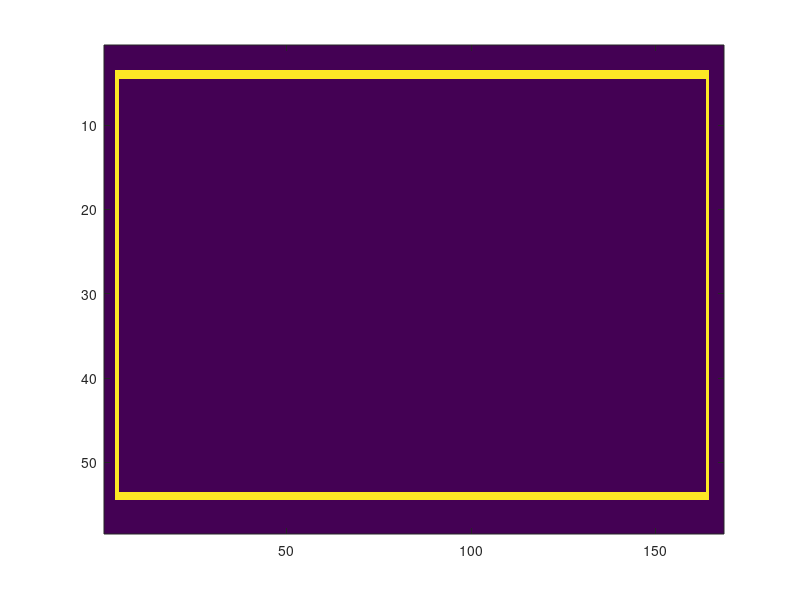
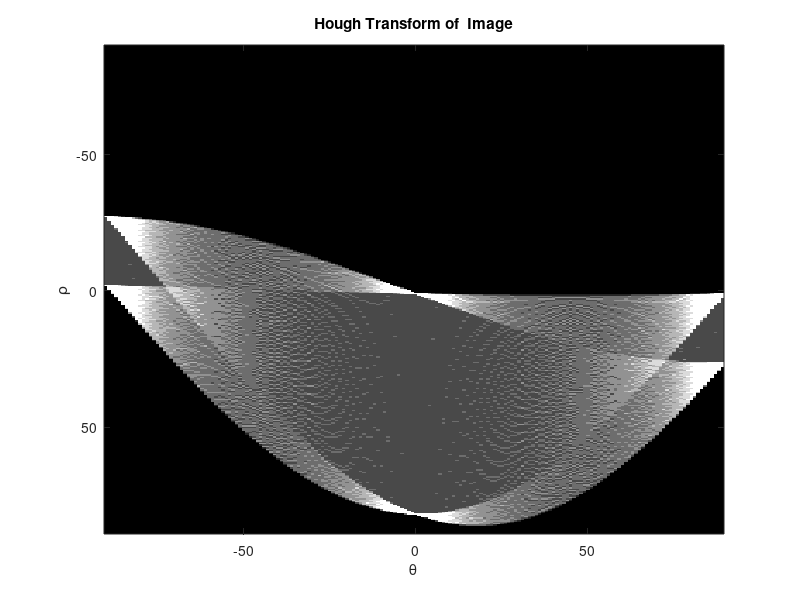
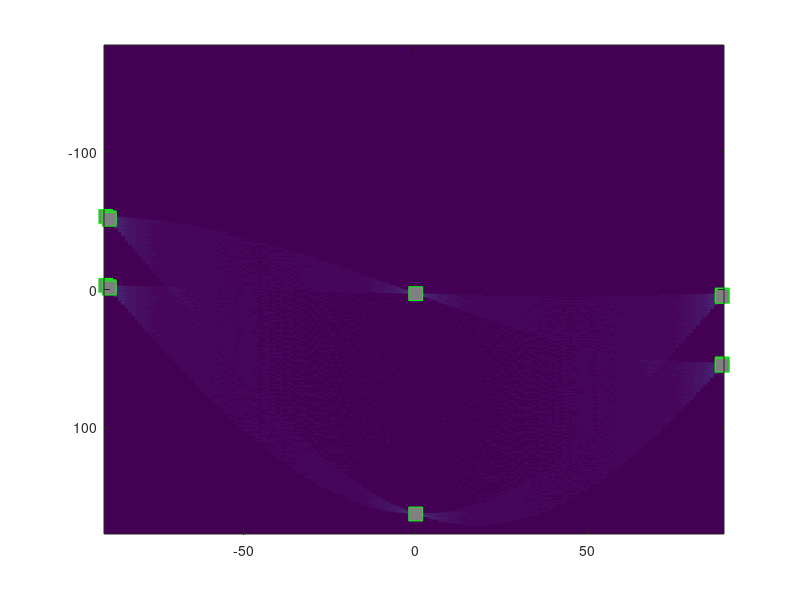

Write MATLAB code to recreate these figures, in order.
%% just test
close all;clear;
m=zeros(200,300);
m=logical(m);
m(50,30:190)=1;
m(100,30:190)=1; 
m(50:100,30)=1;
m(50:100,190)=1;
%m=imrotate(m,45);
stats=regionprops(m,'BoundingBox');
bx = stats.BoundingBox;
m=imcrop(m,bx);
m=padarray(m,[3 3]);
figure(1),imagesc(m)
 [H, T, R] = hough(m);
               figure(2)
               imshow(imadjust(mat2gray(H)),'XData',T,'YData',T,...
                   'InitialMagnification','fit');
               title('Hough Transform of  Image');
               xlabel('\theta'), ylabel('\rho');
               axis on, axis normal, hold on;
               colormap(hot);
               Hv=H(:);
               mxH = 0.2*max(Hv);
               ii=find(Hv>=mxH);
               [aa bb]   =  ind2sub(size(H),ii);
               figure(4),imagesc(T,R,H),hold on,plot(T(bb),R(aa),'gs','MarkerSize',10,'MarkerFaceColor',[0.5,0.5,0.5]);